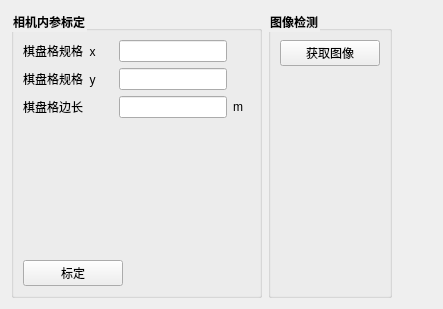
                 <widget class="QWidget" name="tab_10">
                  <attribute name="title">
                   <string>单目相机</string>
                  </attribute>
                  <layout class="QHBoxLayout" name="horizontalLayout_128">
                   <item>
                    <layout class="QHBoxLayout" name="horizontalLayout_80">
                     <item>
                      <widget class="QGroupBox" name="groupBox_26">
                       <property name="font">
                        <font>
                         <weight>75</weight>
                         <bold>true</bold>
                        </font>
                       </property>
                       <property name="styleSheet">
                        <string notr="true">QGroupBox::title{
font-size:13px;
front-weight:bold;
}</string>
                       </property>
                       <property name="title">
                        <string>相机内参标定</string>
                       </property>
                       <layout class="QVBoxLayout" name="verticalLayout_11">
                        <item>
                         <layout class="QHBoxLayout" name="horizontalLayout_82">
                          <item>
                           <widget class="QLabel" name="label_80">
                            <property name="text">
                             <string>棋盘格规格  x     </string>
                            </property>
                           </widget>
                          </item>
                          <item>
                           <widget class="QLineEdit" name="lineEdit_cam_x"/>
                          </item>
                          <item>
                           <widget class="QLabel" name="label_8">
                            <property name="sizePolicy">
                             <sizepolicy hsizetype="Expanding" vsizetype="Preferred">
                              <horstretch>0</horstretch>
                              <verstretch>0</verstretch>
                             </sizepolicy>
                            </property>
                            <property name="text">
                             <string/>
                            </property>
                           </widget>
                          </item>
                         </layout>
                        </item>
                        <item>
                         <layout class="QHBoxLayout" name="horizontalLayout_116">
                          <item>
                           <widget class="QLabel" name="label_36">
                            <property name="text">
                             <string>棋盘格规格  y     </string>
                            </property>
                           </widget>
                          </item>
                          <item>
                           <widget class="QLineEdit" name="lineEdit_cam_x2"/>
                          </item>
                          <item>
                           <widget class="QLabel" name="label_37">
                            <property name="sizePolicy">
                             <sizepolicy hsizetype="Expanding" vsizetype="Preferred">
                              <horstretch>0</horstretch>
                              <verstretch>0</verstretch>
                             </sizepolicy>
                            </property>
                            <property name="text">
                             <string/>
                            </property>
                           </widget>
                          </item>
                         </layout>
                        </item>
                        <item>
                         <layout class="QHBoxLayout" name="horizontalLayout_83">
                          <item>
                           <widget class="QLabel" name="label_82">
                            <property name="text">
                             <string>棋盘格边长         </string>
                            </property>
                           </widget>
                          </item>
                          <item>
                           <widget class="QLineEdit" name="lineEdit_cam_y"/>
                          </item>
                          <item>
                           <widget class="QLabel" name="label_20">
                            <property name="sizePolicy">
                             <sizepolicy hsizetype="Expanding" vsizetype="Preferred">
                              <horstretch>0</horstretch>
                              <verstretch>0</verstretch>
                             </sizepolicy>
                            </property>
                            <property name="text">
                             <string>m  </string>
                            </property>
                           </widget>
                          </item>
                         </layout>
                        </item>
                        <item>
                         <spacer name="verticalSpacer_16">
                          <property name="orientation">
                           <enum>Qt::Vertical</enum>
                          </property>
                          <property name="sizeHint" stdset="0">
                           <size>
                            <width>20</width>
                            <height>136</height>
                           </size>
                          </property>
                         </spacer>
                        </item>
                        <item>
                         <layout class="QHBoxLayout" name="horizontalLayout_84">
                          <item>
                           <widget class="QPushButton" name="pushButton_camera_set">
                            <property name="minimumSize">
                             <size>
                              <width>100</width>
                              <height>0</height>
                             </size>
                            </property>
                            <property name="text">
                             <string>标定</string>
                            </property>
                           </widget>
                          </item>
                          <item>
                           <spacer name="horizontalSpacer_5">
                            <property name="orientation">
                             <enum>Qt::Horizontal</enum>
                            </property>
                            <property name="sizeHint" stdset="0">
                             <size>
                              <width>40</width>
                              <height>20</height>
                             </size>
                            </property>
                           </spacer>
                          </item>
                         </layout>
                        </item>
                       </layout>
                      </widget>
                     </item>
                    </layout>
                   </item>
                   <item>
                    <widget class="QGroupBox" name="groupBox_27">
                     <property name="font">
                      <font>
                       <weight>75</weight>
                       <bold>true</bold>
                      </font>
                     </property>
                     <property name="styleSheet">
                      <string notr="true">QGroupBox::title{
font-size:13px;
front-weight:bold;
}</string>
                     </property>
                     <property name="title">
                      <string>图像检测</string>
                     </property>
                     <layout class="QVBoxLayout" name="verticalLayout_4">
                      <item>
                       <widget class="QPushButton" name="pushButton_3">
                        <property name="minimumSize">
                         <size>
                          <width>100</width>
                          <height>0</height>
                         </size>
                        </property>
                        <property name="text">
                         <string>获取图像</string>
                        </property>
                       </widget>
                      </item>
                      <item>
                       <spacer name="verticalSpacer">
                        <property name="orientation">
                         <enum>Qt::Vertical</enum>
                        </property>
                        <property name="sizeHint" stdset="0">
                         <size>
                          <width>20</width>
                          <height>40</height>
                         </size>
                        </property>
                       </spacer>
                      </item>
                     </layout>
                    </widget>
                   </item>
                   <item>
                    <spacer name="horizontalSpacer_40">
                     <property name="orientation">
                      <enum>Qt::Horizontal</enum>
                     </property>
                     <property name="sizeHint" stdset="0">
                      <size>
                       <width>40</width>
                       <height>20</height>
                      </size>
                     </property>
                    </spacer>
                   </item>
                  </layout>
                 </widget>
